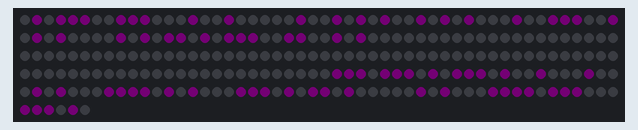
Recording of a program running on a simulated ESP32. Parts: 256 RGB LEDs in strip order, left to right, continuing on the next row. Dim RGB values are drawn brighter than linear; WiFi joins after 1.5 s; servers stay silent unless stated; the strip is taken to match the declared colour order; the local clock reads 2024-03-15 10:24:30 at power-on unless the program sets it; web services answer with replies made up by the test bench; what the program prints to the serial monitor is not drawn.

Above: at 2.4 s.

The program:

main.cpp
```cpp
#include <Arduino.h>
#include <Charset.h>

#include <WiFi.h>
#include <HTTPClient.h>
#include <ArduinoJson.h>
#include <Adafruit_NeoPixel.h>

#include <string>
#include <stdio.h>
#include <time.h>

#define PIN 25
#define NUMPIXELS 256

const String serverName = "https://timeapi.io/api/time/current/zone";
const char* ssid = "realme GT6";
const char* password = "e8aa3fbq";

short getLamp(short x, short y);
void setTime(
  int hours, int minutes, int seconds,
  int day, int mounth, int year
);
String httpRequestTime();

Adafruit_NeoPixel pixels(NUMPIXELS, PIN, NEO_RGB + NEO_KHZ800);
Charset charset = Charset();

void drawListener(int x, int y) {
    pixels.setPixelColor(getLamp(x, y), pixels.Color(255, 0, 255));
    pixels.show();
}

void setup() {
  Serial.begin(115200);

  WiFi.begin(ssid, password);
  Serial.println("Connecting");
  while(WiFi.status() != WL_CONNECTED) {
    delay(500);
    Serial.print(".");
  }
  Serial.println("");
  Serial.print("Connected to WiFi network with IP Address: ");
  Serial.println(WiFi.localIP());

  Serial.println("Timer set to 5 seconds (timerDelay variable), it will take 5 seconds before publishing the first reading.");

  pixels.setBrightness(1);
  pixels.begin();
  charset.setListener(drawListener);
}

void loop() {
  String response = httpRequestTime();
  StaticJsonDocument<256> doc;
  DeserializationError error = deserializeJson(doc, response);
  if (error) {
      Serial.println("Error - DeserializationError: ");
      Serial.print(error.f_str());
      return;
  }
  int hour = doc["hour"];
  int minute = doc["minute"];
  int seconds = doc["seconds"];

  int day = doc["day"];
  int month = doc["month"];
  int year = doc["year"];

  setTime(hour, minute, seconds, day, month, year);

  while (true)
  {
    char bufTime[80];
    char bufDay[80];
    time_t now = time(0);
    struct tm tstruct = *localtime(&now);
    strftime(bufTime, sizeof(bufTime), "%H %M", &tstruct);
    strftime(bufDay, sizeof(bufDay), "%d.%m", &tstruct);

    pixels.clear();
    charset.drawText(0, 11, bufDay);
    charset.drawText(0, 0, bufTime);
    delay(60 * 1000);
  }
}
void setTime(
  int hours, int minutes, int seconds,
  int day, int mounth, int year
) {
  struct timeval tv;
  struct tm newtime;

  newtime.tm_year = year - 1900;  // Год с 1900
  newtime.tm_mon = mounth - 1;        // Месяц от 0 до 11
  newtime.tm_mday = day;           // День
  newtime.tm_hour = hours;           // Часы
  newtime.tm_min = minutes;            // Минуты
  newtime.tm_sec = seconds + 5;             // Секунды

  tv.tv_sec = mktime(&newtime);
  tv.tv_usec = 0;
  settimeofday(&tv, nullptr);
}
String httpRequestTime(){
  if(WiFi.status()== WL_CONNECTED)
  {
    HTTPClient http;
    String serverPath = serverName + "?timeZone=Europe/Samara";
    // Your Domain name with URL path or IP address with path
    http.begin(serverPath.c_str());
    // Send HTTP GET request
    int httpResponseCode = http.GET();

    if (httpResponseCode>0)
    {
      Serial.print("HTTP Response code: ");
      Serial.println(httpResponseCode);
      String payload = http.getString();
      Serial.println(payload);
      return payload;
    }
    else
    {
      Serial.print("Error code: ");
      Serial.println(httpResponseCode);
      return "null";
    }
    http.end();
  }
  else
  {
    Serial.println("WiFi Disconnected");
    return "null";
  }
}

short getLamp(short x, short y){
  return y * 16 + (y % 2 == 0 ? x : 16 - x - 1);
}
```

Charset.h
```cpp
#pragma once
#include <vector>
#include <string>

using std::string;

class Charset
{
public:
    using listener = void(*)(int, int);
    void setListener(listener l);
    void processCharset(int pX, int pY, int padding, std::vector<std::vector<int>> &arr);
    void drawText(int pX, int pY, string text);
private:
    listener listenerFunc = nullptr;
    std::vector<std::vector<int>> char_double_points = {
        {0, 1, 0},
        {0, 0, 0},
        {0, 0, 0},
        {0, 0, 0},
        {0, 1, 0}
    };
    std::vector<std::vector<int>> char_point = {
        {0, 1, 0},
        {0, 0, 0},
        {0, 0, 0},
        {0, 0, 0},
        {0, 0, 0}
    };
    std::vector<std::vector<int>> char_y = {
        {0, 1, 0},
        {0, 1, 0},
        {0, 1, 0},
        {1, 0, 1},
        {1, 0, 1}
    };
    std::vector<std::vector<int>> char_x = {
        {1, 0, 1},
        {1, 0, 1},
        {0, 1, 0},
        {1, 0, 1},
        {1, 0, 1}
    };
    std::vector<std::vector<int>> char_i = {
        {0, 1, 0},
        {0, 1, 0},
        {0, 1, 0},
        {0, 0, 0},
        {0, 1, 0}
    };
    std::vector<std::vector<int>> zero = {
        {1, 1, 1},
        {1, 0, 1},
        {1, 0, 1},
        {1, 0, 1},
        {1, 1, 1}
    };
    std::vector<std::vector<int>> one =
    {
        {0, 1, 0},
        {0, 1, 0},
        {0, 1, 0},
        {1, 1, 0},
        {0, 1, 0},
    };
    std::vector<std::vector<int>> two =
    {
        {1, 1, 1},
        {1, 0, 0},
        {0, 1, 0},
        {0, 0, 1},
        {1, 1, 0},
    };
    std::vector<std::vector<int>> three =
    {
        {1, 1, 1},
        {0, 0, 1},
        {1, 1, 1},
        {0, 0, 1},
        {1, 1, 1},
    };
    std::vector<std::vector<int>> four =
    {
        {0, 0, 1},
        {0, 0, 1},
        {1, 1, 1},
        {1, 0, 1},
        {1, 0, 1},
    };
    std::vector<std::vector<int>> five =
    {
        {1, 1, 1},
        {0, 0, 1},
        {1, 1, 1},
        {1, 0, 0},
        {1, 1, 1},
    };
    std::vector<std::vector<int>> six =
    {
        {1, 1, 1},
        {1, 0, 1},
        {1, 1, 1},
        {1, 0, 0},
        {1, 1, 1},
    };
    std::vector<std::vector<int>> seven =
    {
        {0, 1, 0},
        {0, 1, 0},
        {0, 1, 0},
        {0, 0, 1},
        {1, 1, 1},
    };
    std::vector<std::vector<int>> eight =
    {
        {1, 1, 1},
        {1, 0, 1},
        {1, 1, 1},
        {1, 0, 1},
        {1, 1, 1},
    };
    std::vector<std::vector<int>> nine =
    {
        {1, 1, 1},
        {0, 0, 1},
        {1, 1, 1},
        {1, 0, 1},
        {1, 1, 1},
    };
};
```

Charset.cpp
```cpp
#include<Charset.h>

void Charset::setListener(listener l){
    Charset::listenerFunc = l;
}
void Charset::processCharset(int pX, int pY, int padding, std::vector<std::vector<int>>& arr) {
    for(int x = 0; x < 3; x++){
        for(int y = 0; y < 5; y++){
            if(arr[y][x] != 0){
                if (listenerFunc) {
                    listenerFunc(x + padding + pX, y + pY);
                }
            }
        }
    }
}
void Charset::drawText(int pX, int pY, string text){
    int startPadding = 0;
    for (int i = 0; i < text.size(); i++)
    {
        char sign = text[i];

        switch (sign)
        {
        case '0':
            processCharset(pX, pY, startPadding, zero);
            break;
        case '1':
            processCharset(pX, pY, startPadding, one);
            startPadding--;
            break;
        case '2':
            processCharset(pX, pY, startPadding, two);
            break;
        case '3':
            processCharset(pX, pY, startPadding, three);
            break;
        case '4':
            processCharset(pX, pY, startPadding, four);
            break;
        case '5':
            processCharset(pX, pY, startPadding, five);
            break;
        case '6':
            processCharset(pX, pY, startPadding, six);
            break;
        case '7':
            processCharset(pX, pY, startPadding, seven);
            break;
        case '8':
            processCharset(pX, pY, startPadding, eight);
            break;
        case '9':
            processCharset(pX, pY, startPadding, nine);
            break;
        case 'x':
            processCharset(pX, pY, startPadding, char_x);
            break;
        case 'y':
            processCharset(pX, pY, startPadding, char_y);
            break;
        case 'i':
            processCharset(pX, pY, startPadding, char_i);
            break;
        case ' ':
            startPadding-= 3;
            break;
        case '.':
            if (startPadding != 0) startPadding--;
            processCharset(pX, pY, startPadding, char_point);
            startPadding--;
            break;
        case ':':
            if (startPadding != 0) startPadding--;
            processCharset(pX, pY, startPadding, char_double_points);
            startPadding--;
            break;
        default: break;
        }
        startPadding += 4;
    }

}
```
